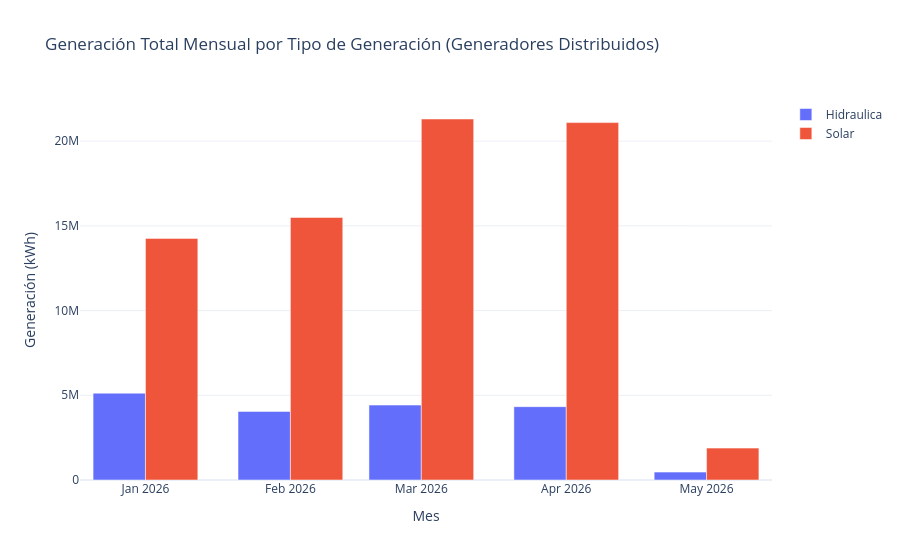

The cell this chart's notebook holds for it:
### Markdown cell above
#### 1. Generación total mensual por Tipo de Generación

### Code cell
print(list(df_areasoperativas.columns))
print(list(df_areasoperativas.columns))
print(df_areasoperativas.head(3))
print(list(df_areasoperativas.columns))# Generación mensual por Tipo de Generación
gen_mensual_tipo = df_gd.groupby(['Mes', 'TipoGeneracion'])['Valor'].sum().reset_index()

fig1 = go.Figure()
for tipo in gen_mensual_tipo['TipoGeneracion'].unique():
    datos = gen_mensual_tipo[gen_mensual_tipo['TipoGeneracion'] == tipo]
    fig1.add_trace(go.Bar(x=datos['Mes'], y=datos['Valor'], name=tipo))

fig1.update_layout(
    title='Generación Total Mensual por Tipo de Generación (Generadores Distribuidos)',
    xaxis_title='Mes',
    yaxis_title='Generación (kWh)',
    barmode='group',
    template='plotly_white'
)
fig1.show()

### Figure 1 — Plotly figure (JSON) as saved in the notebook; plotly's stock layout.template omitted (floating-point values rounded to 4 significant figures)
{"data": [{"name": "Hidraulica", "type": "bar", "x": ["2026-01", "2026-02", "2026-03", "2026-04", "2026-05"], "y": [5123000.0, 4048000.0, 4422000.0, 4329000.0, 465900.0]}, {"name": "Solar", "type": "bar", "x": ["2026-01", "2026-02", "2026-03", "2026-04", "2026-05"], "y": [14260000.0, 15500000.0, 21310000.0, 21100000.0, 1881000.0]}], "layout": {"barmode": "group", "title": {"text": "Generación Total Mensual por Tipo de Generación (Generadores Distribuidos)"}, "xaxis": {"title": {"text": "Mes"}}, "yaxis": {"title": {"text": "Generación (kWh)"}}}}
